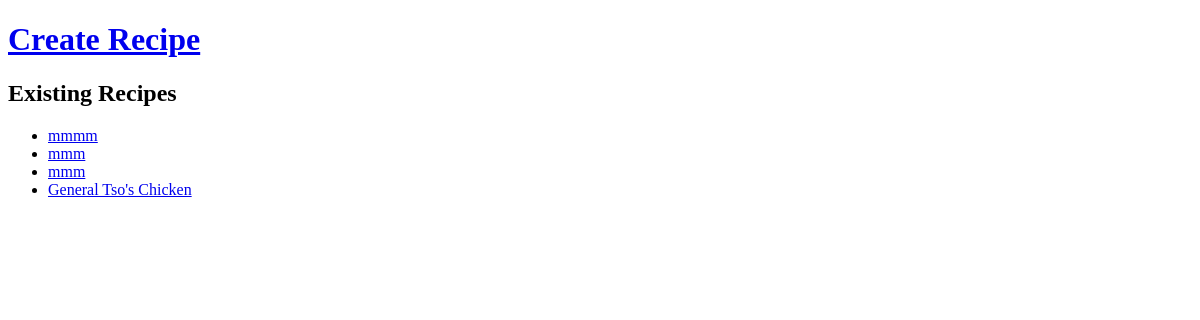
Page /recipes/ on the earlier database version.
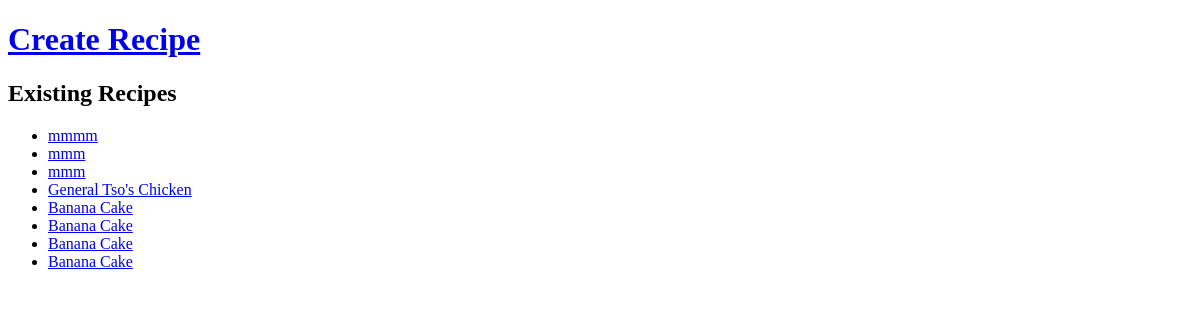
Same page on the later database version.
### recipes/models.py (models this page shows, shortened)
class RecipeCard(models.Model):
    recipe_name = models.CharField(max_length=200)
    source = models.CharField(max_length=200)
    prep_time = models.DurationField()
    cooking_time = models.DurationField()
    servings = models.IntegerField()

### recipes/views.py (the view)
class IndexView(generic.ListView):
    model = RecipeCard
    template_name = 'recipes/recipe_index.html'
    context_object_name = 'recipes'

### recipes/templates/recipes/recipe_index.html
{% extends 'recipes/base.html' %}
{% block content %}
<h1><a href = "{% url 'recipes:create_recipe' %}">Create Recipe</a></h1>
<h2>Existing Recipes</h2>
<ul>
    {% for recipe in recipes %}
        <li><a href = "{% url 'recipes:display_recipe' recipe.id %}">{{ recipe.recipe_name }}</a></li>
    {% endfor %}
</ul>
{% endblock content %}

Differences in the rows shown:
added RecipeCard: recipe_name "Banana Cake"
added RecipeCard: recipe_name "Banana Cake"
added RecipeCard: recipe_name "Banana Cake"
added RecipeCard: recipe_name "Banana Cake"
